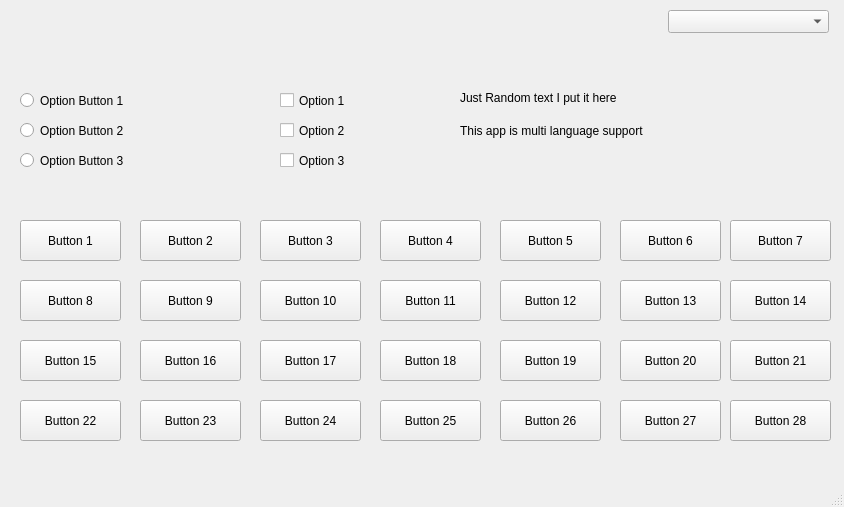
<?xml version="1.0" encoding="UTF-8"?>
<ui version="4.0">
 <class>MainWindow</class>
 <widget class="QMainWindow" name="MainWindow">
  <property name="geometry">
   <rect>
    <x>0</x>
    <y>0</y>
    <width>844</width>
    <height>507</height>
   </rect>
  </property>
  <property name="windowTitle">
   <string>Multi Language</string>
  </property>
  <widget class="QWidget" name="centralwidget">
   <widget class="QPushButton" name="btn7">
    <property name="geometry">
     <rect>
      <x>730</x>
      <y>220</y>
      <width>101</width>
      <height>41</height>
     </rect>
    </property>
    <property name="text">
     <string>Button 7</string>
    </property>
   </widget>
   <widget class="QPushButton" name="btn14">
    <property name="geometry">
     <rect>
      <x>730</x>
      <y>280</y>
      <width>101</width>
      <height>41</height>
     </rect>
    </property>
    <property name="text">
     <string>Button 14</string>
    </property>
   </widget>
   <widget class="QPushButton" name="btn6">
    <property name="geometry">
     <rect>
      <x>620</x>
      <y>220</y>
      <width>101</width>
      <height>41</height>
     </rect>
    </property>
    <property name="text">
     <string>Button 6</string>
    </property>
   </widget>
   <widget class="QPushButton" name="btn13">
    <property name="geometry">
     <rect>
      <x>620</x>
      <y>280</y>
      <width>101</width>
      <height>41</height>
     </rect>
    </property>
    <property name="text">
     <string>Button 13</string>
    </property>
   </widget>
   <widget class="QPushButton" name="btn21">
    <property name="geometry">
     <rect>
      <x>730</x>
      <y>340</y>
      <width>101</width>
      <height>41</height>
     </rect>
    </property>
    <property name="text">
     <string>Button 21</string>
    </property>
   </widget>
   <widget class="QPushButton" name="btn20">
    <property name="geometry">
     <rect>
      <x>620</x>
      <y>340</y>
      <width>101</width>
      <height>41</height>
     </rect>
    </property>
    <property name="text">
     <string>Button 20</string>
    </property>
   </widget>
   <widget class="QPushButton" name="btn28">
    <property name="geometry">
     <rect>
      <x>730</x>
      <y>400</y>
      <width>101</width>
      <height>41</height>
     </rect>
    </property>
    <property name="text">
     <string>Button 28</string>
    </property>
   </widget>
   <widget class="QPushButton" name="btn27">
    <property name="geometry">
     <rect>
      <x>620</x>
      <y>400</y>
      <width>101</width>
      <height>41</height>
     </rect>
    </property>
    <property name="text">
     <string>Button 27</string>
    </property>
   </widget>
   <widget class="QPushButton" name="btn5">
    <property name="geometry">
     <rect>
      <x>500</x>
      <y>220</y>
      <width>101</width>
      <height>41</height>
     </rect>
    </property>
    <property name="text">
     <string>Button 5</string>
    </property>
   </widget>
   <widget class="QPushButton" name="btn4">
    <property name="geometry">
     <rect>
      <x>380</x>
      <y>220</y>
      <width>101</width>
      <height>41</height>
     </rect>
    </property>
    <property name="text">
     <string>Button 4</string>
    </property>
   </widget>
   <widget class="QPushButton" name="btn12">
    <property name="geometry">
     <rect>
      <x>500</x>
      <y>280</y>
      <width>101</width>
      <height>41</height>
     </rect>
    </property>
    <property name="text">
     <string>Button 12</string>
    </property>
   </widget>
   <widget class="QPushButton" name="btn19">
    <property name="geometry">
     <rect>
      <x>500</x>
      <y>340</y>
      <width>101</width>
      <height>41</height>
     </rect>
    </property>
    <property name="text">
     <string>Button 19</string>
    </property>
   </widget>
   <widget class="QPushButton" name="btn18">
    <property name="geometry">
     <rect>
      <x>380</x>
      <y>340</y>
      <width>101</width>
      <height>41</height>
     </rect>
    </property>
    <property name="text">
     <string>Button 18</string>
    </property>
   </widget>
   <widget class="QPushButton" name="btn26">
    <property name="geometry">
     <rect>
      <x>500</x>
      <y>400</y>
      <width>101</width>
      <height>41</height>
     </rect>
    </property>
    <property name="text">
     <string>Button 26</string>
    </property>
   </widget>
   <widget class="QPushButton" name="btn11">
    <property name="geometry">
     <rect>
      <x>380</x>
      <y>280</y>
      <width>101</width>
      <height>41</height>
     </rect>
    </property>
    <property name="text">
     <string>Button 11</string>
    </property>
   </widget>
   <widget class="QPushButton" name="btn25">
    <property name="geometry">
     <rect>
      <x>380</x>
      <y>400</y>
      <width>101</width>
      <height>41</height>
     </rect>
    </property>
    <property name="text">
     <string>Button 25</string>
    </property>
   </widget>
   <widget class="QPushButton" name="btn3">
    <property name="geometry">
     <rect>
      <x>260</x>
      <y>220</y>
      <width>101</width>
      <height>41</height>
     </rect>
    </property>
    <property name="text">
     <string>Button 3</string>
    </property>
   </widget>
   <widget class="QPushButton" name="btn8">
    <property name="geometry">
     <rect>
      <x>20</x>
      <y>280</y>
      <width>101</width>
      <height>41</height>
     </rect>
    </property>
    <property name="text">
     <string>Button 8</string>
    </property>
   </widget>
   <widget class="QPushButton" name="btn17">
    <property name="geometry">
     <rect>
      <x>260</x>
      <y>340</y>
      <width>101</width>
      <height>41</height>
     </rect>
    </property>
    <property name="text">
     <string>Button 17</string>
    </property>
   </widget>
   <widget class="QPushButton" name="btn23">
    <property name="geometry">
     <rect>
      <x>140</x>
      <y>400</y>
      <width>101</width>
      <height>41</height>
     </rect>
    </property>
    <property name="text">
     <string>Button 23</string>
    </property>
   </widget>
   <widget class="QPushButton" name="btn22">
    <property name="geometry">
     <rect>
      <x>20</x>
      <y>400</y>
      <width>101</width>
      <height>41</height>
     </rect>
    </property>
    <property name="text">
     <string>Button 22</string>
    </property>
   </widget>
   <widget class="QPushButton" name="btn10">
    <property name="geometry">
     <rect>
      <x>260</x>
      <y>280</y>
      <width>101</width>
      <height>41</height>
     </rect>
    </property>
    <property name="text">
     <string>Button 10</string>
    </property>
   </widget>
   <widget class="QPushButton" name="btn2">
    <property name="geometry">
     <rect>
      <x>140</x>
      <y>220</y>
      <width>101</width>
      <height>41</height>
     </rect>
    </property>
    <property name="text">
     <string>Button 2</string>
    </property>
   </widget>
   <widget class="QPushButton" name="btn15">
    <property name="geometry">
     <rect>
      <x>20</x>
      <y>340</y>
      <width>101</width>
      <height>41</height>
     </rect>
    </property>
    <property name="text">
     <string>Button 15</string>
    </property>
   </widget>
   <widget class="QPushButton" name="btn16">
    <property name="geometry">
     <rect>
      <x>140</x>
      <y>340</y>
      <width>101</width>
      <height>41</height>
     </rect>
    </property>
    <property name="text">
     <string>Button 16</string>
    </property>
   </widget>
   <widget class="QPushButton" name="btn1">
    <property name="geometry">
     <rect>
      <x>20</x>
      <y>220</y>
      <width>101</width>
      <height>41</height>
     </rect>
    </property>
    <property name="text">
     <string>Button 1</string>
    </property>
   </widget>
   <widget class="QPushButton" name="btn9">
    <property name="geometry">
     <rect>
      <x>140</x>
      <y>280</y>
      <width>101</width>
      <height>41</height>
     </rect>
    </property>
    <property name="text">
     <string>Button 9</string>
    </property>
   </widget>
   <widget class="QPushButton" name="btn24">
    <property name="geometry">
     <rect>
      <x>260</x>
      <y>400</y>
      <width>101</width>
      <height>41</height>
     </rect>
    </property>
    <property name="text">
     <string>Button 24</string>
    </property>
   </widget>
   <widget class="QRadioButton" name="radio_btn1">
    <property name="geometry">
     <rect>
      <x>20</x>
      <y>90</y>
      <width>151</width>
      <height>21</height>
     </rect>
    </property>
    <property name="text">
     <string>Option Button 1</string>
    </property>
   </widget>
   <widget class="QLabel" name="label_1">
    <property name="geometry">
     <rect>
      <x>460</x>
      <y>90</y>
      <width>251</width>
      <height>16</height>
     </rect>
    </property>
    <property name="text">
     <string>Just Random text I put it here</string>
    </property>
   </widget>
   <widget class="QLabel" name="label_2">
    <property name="geometry">
     <rect>
      <x>460</x>
      <y>120</y>
      <width>271</width>
      <height>21</height>
     </rect>
    </property>
    <property name="text">
     <string>This app is multi language support</string>
    </property>
   </widget>
   <widget class="QCheckBox" name="checkbox1">
    <property name="geometry">
     <rect>
      <x>280</x>
      <y>90</y>
      <width>82</width>
      <height>21</height>
     </rect>
    </property>
    <property name="text">
     <string>Option 1</string>
    </property>
   </widget>
   <widget class="QCheckBox" name="checkbox2">
    <property name="geometry">
     <rect>
      <x>280</x>
      <y>120</y>
      <width>82</width>
      <height>21</height>
     </rect>
    </property>
    <property name="text">
     <string>Option 2</string>
    </property>
   </widget>
   <widget class="QCheckBox" name="checkbox3">
    <property name="geometry">
     <rect>
      <x>280</x>
      <y>150</y>
      <width>82</width>
      <height>21</height>
     </rect>
    </property>
    <property name="text">
     <string>Option 3</string>
    </property>
   </widget>
   <widget class="QComboBox" name="language_selector_box">
    <property name="geometry">
     <rect>
      <x>668</x>
      <y>10</y>
      <width>161</width>
      <height>23</height>
     </rect>
    </property>
   </widget>
   <widget class="QRadioButton" name="radio_btn2">
    <property name="geometry">
     <rect>
      <x>20</x>
      <y>120</y>
      <width>151</width>
      <height>21</height>
     </rect>
    </property>
    <property name="text">
     <string>Option Button 2</string>
    </property>
   </widget>
   <widget class="QRadioButton" name="radio_btn3">
    <property name="geometry">
     <rect>
      <x>20</x>
      <y>150</y>
      <width>151</width>
      <height>21</height>
     </rect>
    </property>
    <property name="text">
     <string>Option Button 3</string>
    </property>
   </widget>
  </widget>
  <widget class="QMenuBar" name="menubar">
   <property name="geometry">
    <rect>
     <x>0</x>
     <y>0</y>
     <width>844</width>
     <height>20</height>
    </rect>
   </property>
  </widget>
  <widget class="QStatusBar" name="statusbar"/>
 </widget>
 <resources/>
 <connections/>
</ui>
